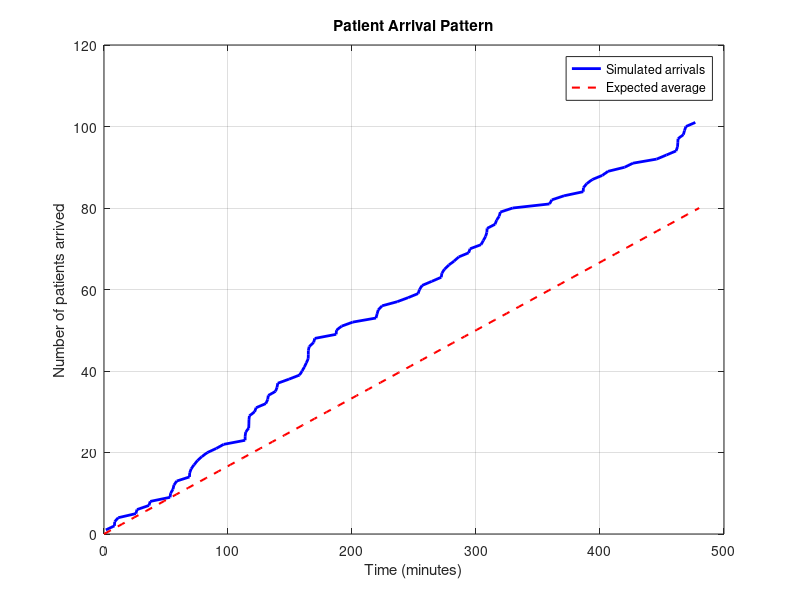

Reproduce this figure in MATLAB.
% =========================================================
%  m1_arrivals.m
%  Member 1 - Patient Arrival Generator
%  Hospital Emergency Department Simulation
%  CIT6114 Group Assignment
% =========================================================

clear all;
clc;

% ---------------------------------------------------------
%  STEP 1:Set parameters 
% ---------------------------------------------------------

lambda       = 10/60;   % average 10 patients/hour
sim_duration = 480;    % 8 hour shift

% ---------------------------------------------------------
%  STEP 2:Generate patient arrival times
% ---------------------------------------------------------

arrival_times = [];
current_time  = 0;
patient_count = 0;

while true
  % exponential distribution formula
  % gap between one patient and the next
  u            = rand();
  gap          = -log(u) / lambda;
  current_time = current_time + gap;

  % stop when shift is over
  if current_time > sim_duration
    break;
  end

  patient_count = patient_count + 1;
  arrival_times(patient_count) = current_time;
end

num_patients = patient_count;

% ---------------------------------------------------------
%  STEP 3:Build patient table
% ---------------------------------------------------------

patient_table = zeros(num_patients, 2);
for i = 1:num_patients
  patient_table(i, 1) = i;
  patient_table(i, 2) = arrival_times(i);
end

% ---------------------------------------------------------
%  STEP 4:Display results in command window
% ---------------------------------------------------------

fprintf('==========================================\n');
fprintf('        PATIENT ARRIVAL RESULTS\n');
fprintf('==========================================\n');
fprintf('Arrival rate (lambda)  : %.4f patients/minute\n', lambda);
fprintf('Simulation duration    : %d minutes\n', sim_duration);
fprintf('Total patients arrived : %d\n', num_patients);
fprintf('Expected patients      : %d\n', round(lambda * sim_duration));
fprintf('First patient arrived  : %.4f minutes\n', arrival_times(1));
fprintf('Last  patient arrived  : %.4f minutes\n', arrival_times(end));
fprintf('\n');

fprintf('------------------------------------------\n');
fprintf('  Patient ID  |  Arrival Time (minutes)\n');
fprintf('------------------------------------------\n');
for i = 1:num_patients
  fprintf('     %3d      |      %.4f\n', patient_table(i,1), patient_table(i,2));
end
fprintf('------------------------------------------\n');

% ---------------------------------------------------------
%  STEP 5:Save output for M4
% ---------------------------------------------------------

save('m1_output.mat', 'arrival_times', 'num_patients', 'patient_table', 'lambda', 'sim_duration');
fprintf('\n>> Saved to m1_output.mat\n');

% ---------------------------------------------------------
%  STEP 6: Plot arrival graph
% ---------------------------------------------------------
 
figure(1);
plot(arrival_times, 1:num_patients, 'b-', 'LineWidth', 2);
hold on;
t = linspace(0, sim_duration, 100);
plot(t, lambda * t, 'r--', 'LineWidth', 1.5);
hold off;
xlabel('Time (minutes)');
ylabel('Number of patients arrived');
title('Patient Arrival Pattern');
legend('Simulated arrivals', 'Expected average');
grid on;

 
